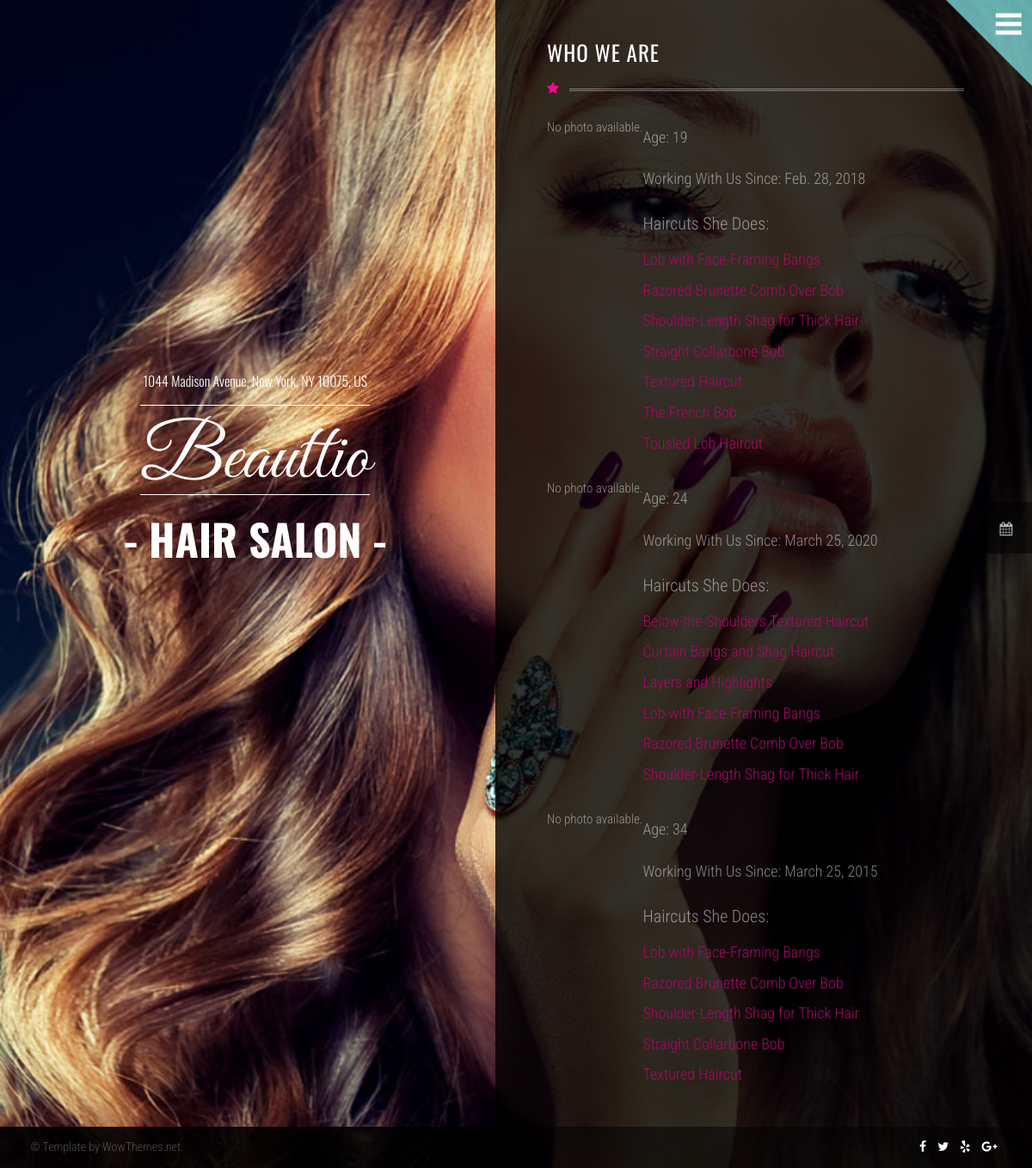
The page /about/ on the database its author committed.
### HairSaloon/hairdressers/models.py (models this page shows, shortened)
class HairDresser(models.Model):
    BACKGROUND_MAX_LENGTH = 500
    background = models.TextField(max_length=500)
    working_since = models.DateField(blank=True, null=True)
    services = models.ManyToManyField(
        to=Service,
        related_name='hairdressers'
    )
    user = models.OneToOneField(
        to=UserModel,
        on_delete=models.CASCADE,
        related_name='hairdresser_profile',
        null=True,
    )
    @property
    def age(self):
        if self.user.profile.date_of_birth:
            today = datetime.today()
            return today.year - self.user.profile.date_of_birth.year - ((today.month, today.day) < (
                self.user.profile.date_of_birth.month, self.user.profile.date_of_birth.day))
        return None

### HairSaloon/accounts/models.py (models this page shows, shortened)
class HairSaloonUser(auth_models.AbstractBaseUser, auth_models.PermissionsMixin):
    email = models.EmailField(
        _('email address'),
        unique=True,
        error_messages={
            "unique": _("A user with that email already exists."),
        },
    )
    first_name = models.CharField(_("first name"), max_length=150, blank=True)
    last_name = models.CharField(_("last name"), max_length=150, blank=True)
    phone_number = models.CharField(_("phone number"), max_length=15, blank=True)
    date_joined = models.DateTimeField(_("date joined"), default=timezone.now)
    is_staff = models.BooleanField(
        _("staff status"),
        default=False,
        help_text=_("Designates whether the user can log into this admin site."),
    )
    is_active = models.BooleanField(
        _("active"),
        default=True,
        help_text=_(
            "Designates whether this user should be treated as active. "
            "Unselect this instead of deleting accounts."
        ),
    )
    USERNAME_FIELD = 'email'
    objects = HairSaloonUserManager()

class Profile(models.Model):
    account_photo = models.ImageField(
        upload_to=user_directory_path,
        blank=True,
        null=True,
    )
    date_of_birth = models.DateField(
        blank=True,
        null=True,
    )
    user = models.OneToOneField(
        to=HairSaloonUser,
        primary_key=True,
        on_delete=models.CASCADE,
    )

### HairSaloon/services/models.py (models this page shows, shortened)
class Service(models.Model):
    M_F_C_CHOICE = (
        ('male', 'male'),
        ('female', 'female'),
        ('child', 'child'),
    )
    class Meta:
        ordering = ['name', ]
    name = models.CharField(max_length=100, unique=True)
    male_female_child = models.CharField(max_length=6, choices=M_F_C_CHOICE)
    description = models.TextField()
    duration = models.IntegerField(help_text="Duration in minutes")
    price = models.DecimalField(max_digits=6, decimal_places=2)
    haircut_url = models.URLField(max_length=1024, blank=True, null=True)
    haircut_photo = models.ImageField(upload_to='haircut_images/', blank=True, null=True)

### HairSaloon/common/views.py (the view)
# urls.py: path('about/', AboutView.as_view(), name='about'),
class AboutView(views.ListView):
    template_name = 'common/about.html'
    queryset = HairDresser.objects.all()

### templates/common/about.html (shortened to what this page needs)
{% extends 'base.html' %}
{% load static %}
{% block content %}
    <body style="background-image:url('{% static 'img/bg7.jpg' %}');background-attachment:fixed;background-size:cover;">
    {% include 'partials/menu_and_calendar.html' %}
    <div class="container">
        <div class="logoarea">
            <div class="intro">
                <h1><span class="smaller wow zoomIn" data-wow-duration="2s" data-wow-delay="0.5">1044 Madison Avenue, New York, NY 10075, US</span>
                    <span class="big wow pulse" data-wow-duration="1s" data-wow-delay="0s">Beauttio</span>
                    <span class="small wow fadeIn" data-wow-duration="2s" data-wow-delay="0.5s">- HAIR SALON -</span>
                </h1>
            </div>
        </div>
        <div class="pagearea">
            <h1 class="page-headline">WHO WE ARE</h1>
            <i class="iconstartitle textmagenta fa fa-star"></i>
            {% for hairdresser in object_list %}
                {% include 'partials/hairdresser_card.html' %}
            {% endfor %}
        </div>
    </div>
    {% include 'partials/footer.html' %}
    </body>
{% endblock %}

### templates/partials/hairdresser_card.html (shortened to what this page needs)
<div class="hairdresser-detail-container">
    <div class="hairdresser-photo">
        {% if hairdresser.photo %}
            <img src="{{ hairdresser.photo.url }}" alt="{{ hairdresser.name }}">
        {% else %}
            <p>No photo available.</p>
        {% endif %}
    </div>
    <div class="hairdresser-info">
        <p>Age: {{ hairdresser.age }}</p>
        <p>Working With Us Since: {{ hairdresser.working_since }}</p>
        <h3>Haircuts She Does:</h3>
        <ul>
            {% for service in hairdresser.services.all %}
                <li>
                    <a href="{% url 'detail service' pk=service.pk %}">{{ service.name }}</a>
                </li>
            {% endfor %}
        </ul>
    </div>
</div>

### staticfiles/css/style.css (style rules this page uses)
html, body, div, span, applet, object, iframe, h1, h2, h3, h4, h5, h6, p, blockquote, pre, a, abbr, acronym, address, big, cite, code, del, dfn, em, img, ins, kbd, q, s, samp, small, strike, strong, sub, sup, tt, var, b, u, i, center, dl, dt, dd, ol, ul, li, fieldset, form, label, legend, table, caption, tbody, tfoot, thead, tr, th, td, article, aside, canvas, details, embed, figure, figcaption, footer, header, hgroup, menu, nav, output, ruby, section, summary, time, mark, audio, video { margin: 0; padding: 0; border: 0; font-size: 100%; font: inherit; vertical-align: baseline; }
body { line-height: 1.7; font-weight: 300; font-family: Oswald; }
ol, ul { list-style: none; }
body { overflow-x: hidden; overflow-y: scroll; }
a { text-decoration: none; color: #A50965; }
p { margin-bottom: 20px; }
p:last-child { margin-bottom: 0; }
.intro h1 { font-family: Great Vibes; font-size: 150px; font-weight: 400; line-height: 1.1; }
.intro h1 span.big { border-top: 1px solid; border-bottom: 1px solid; margin-bottom: 0px; padding: 36px 0 0px; display: inline-block; }
.intro h1 span.small { font-size: 90px; font-family: Oswald; font-weight: 700; }
.intro h1 span.smaller { font-size: 20px; font-family: Oswald; display: block; margin-bottom: 30px; font-weight: 300; }
.logoarea { width: 46%; float: left; }
.logoarea .intro { color: #fff; text-align: center; position: fixed; display: table; vertical-align: middle; top: 32%; left: 12%; }
.logoarea .intro h1 span.small { font-size: 50px; margin-top: 15px; display: block; }
.logoarea .intro h1 span.smaller { font-size: 16px; margin-bottom: 20px; line-height: 1; display: block; }
.logoarea h1 { font-size: 90px; }
.logoarea h1 span.big { padding: 22px 0 0px; line-height: 0.9; }
.pagearea { float: right; width: 42%; max-width: 100%; min-height: calc(100vh - 130px); margin: 0px auto; margin-right: 0; background-color: rgba(0, 0, 0, 0.8); color: rgba(255, 255, 255, 0.5); font-size: 15px; text-align: left; padding: 40px 60px; font-family: Roboto Condensed; }
.pagearea h1.entry-title, .pagearea h1.page-headline { font-family: Oswald; font-size: 21px; color: rgba(255, 255, 255, 0.7); letter-spacing: 1px; }
.pagearea h1.page-headline { margin-bottom: 0; color: #fff; font-weight: 400; font-size: 25px; }
.pagearea h1.page-headline:after { content: ''; width: 91%; color: rgba(255, 255, 255, 0.4); margin-top: 20px; border-bottom: double medium; display: block; margin-bottom: 30px; position: relative; margin-left: 26px; }
.iconstartitle { position: absolute; top: 95px; }
.hairdresser-detail-container { display: flex; flex-wrap: wrap; justify-content: center; margin-top: 20px; }
.hairdresser-info { flex-grow: 1; max-width: 600px; }
.hairdresser-info p { font-size: 18px; line-height: 1.6; }
.hairdresser-info h3 { font-size: 20px; margin-top: 20px; margin-bottom: 10px; }
ul { list-style-type: none; padding: 0; }
ul li { font-size: 18px; margin-bottom: 5px; }
.textmagenta { color: #F50986; }
html, body { background: rgba(20, 20, 20, 1); }
@media screen and (max-width: 1280px) { body { overflow-x: hidden; overflow-y: scroll !Important; } }

### rows shown on the page
HairDresser: age "19", working_since "Feb. 28, 2018"
Service: name "Lob with Face-Framing Bangs"
Service: name "Razored Brunette Comb Over Bob"
Service: name "Shoulder-Length Shag for Thick Hair"
Service: name "Straight Collarbone Bob"
Service: name "Textured Haircut"
Service: name "The French Bob"
Service: name "Tousled Lob Haircut"
HairDresser: age "24", working_since "March 25, 2020"
Service: name "Below-the-Shoulders Textured Haircut"
Service: name "Curtain Bangs and Shag Haircut"
Service: name "Layers and Highlights"
HairDresser: age "34", working_since "March 25, 2015"
